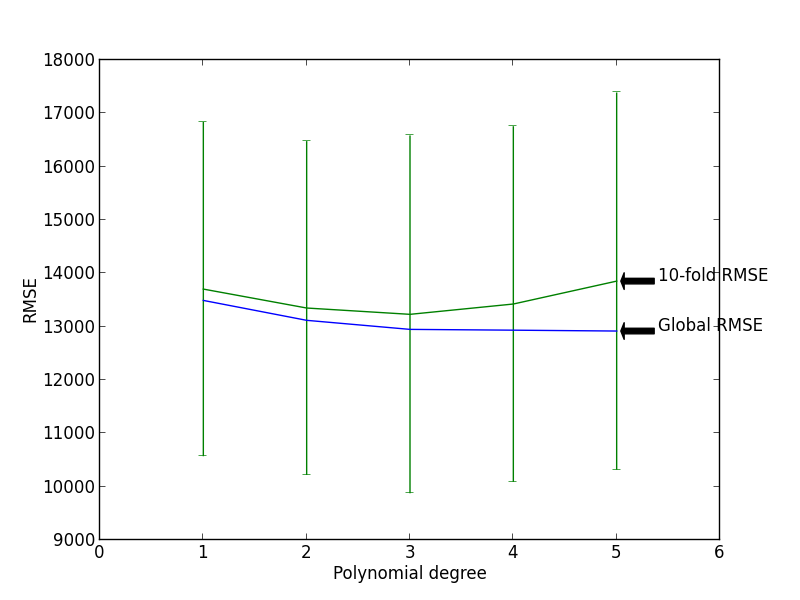

Write Python code to recreate this figure.
import numpy as np
import matplotlib.pyplot as plt
from math import sqrt
import random

finput = open('ML1Dataset/labeled_data.csv','r')
finput.readline()
zip = []
pop = []
inc = []
for line in finput:
	tokens = line.split(',')
	zip.append(float(tokens[0]))
	pop.append(float(tokens[1]))
	inc.append(float(tokens[2]))

fig = plt.figure()
graph = fig.add_subplot(111)
graph.set_xlabel('Polynomial degree')
graph.set_ylabel('RMSE')

rmse = []
rmse10 = []
rmse10std = []

cv = 10 #fold cross-validation
chunksize = int(len(pop)/cv)
polymax = 5

for i in range(1,polymax+1):
	coeffs = np.polyfit(pop,inc,i)
	#compute global RMSE
	yp = np.polyval(coeffs,pop)
	rmse.append(sqrt(np.mean((np.array(inc)-np.array(yp))*(np.array(inc)-np.array(yp)))))
	print "RMSE for polynomial degree "+str(i)+"="+str(rmse[-1])
	print "R^2 for polynomial degree "+str(i)+"="+str(1-(rmse[-1]*rmse[-1])/np.var(inc))

	#compute 10-fold cross validation
	ri = range(0,len(pop))
	random.shuffle(ri)
	cv_rmse = []
	for j in range(0,cv):
		vpop = pop[(j*chunksize):((j+1)*chunksize)]
		tpop = pop[0:(j*chunksize)]
		tpop.extend(pop[((j+1)*chunksize):-1])
		vinc = inc[(j*chunksize):((j+1)*chunksize)]
		tinc = inc[0:(j*chunksize)]
		tinc.extend(inc[((j+1)*chunksize):-1])
		coeffs = np.polyfit(tpop,tinc,i)
		yp = np.polyval(coeffs,vpop)
		cv_rmse.append(sqrt(np.mean((np.array(vinc)-np.array(yp))*(np.array(vinc)-np.array(yp)))))
	rmse10.append(np.mean(cv_rmse))
	rmse10std.append(np.std(cv_rmse))
	print "10-fold RMSE for polynomial degree "+str(i)+"="+str(rmse10[-1])

x = range(1,polymax+1)
plt.plot(x,rmse)
graph.annotate("Global RMSE",(x[-1],rmse[-1]),xytext=(30,0), textcoords = 'offset points', arrowprops=dict(facecolor='black', shrink=0.1))
plt.errorbar(x,rmse10,rmse10std)
graph.annotate("10-fold RMSE",(x[-1],rmse10[-1]),xytext=(30,0), textcoords = 'offset points', arrowprops=dict(facecolor='black', shrink=0.1))

plt.xlim((0,6))

plt.show()
fig.savefig('c.png')

print "From here, we can see that there is considerable variability in the RMSE upon cross validation between the different sets. However, on average the cross validated score drops until polymonial degree 3, then increases subsequently. In addition, we can see that the global RMSE decreases rapidly until polynomial 3, but after that there is not much improvement." 
